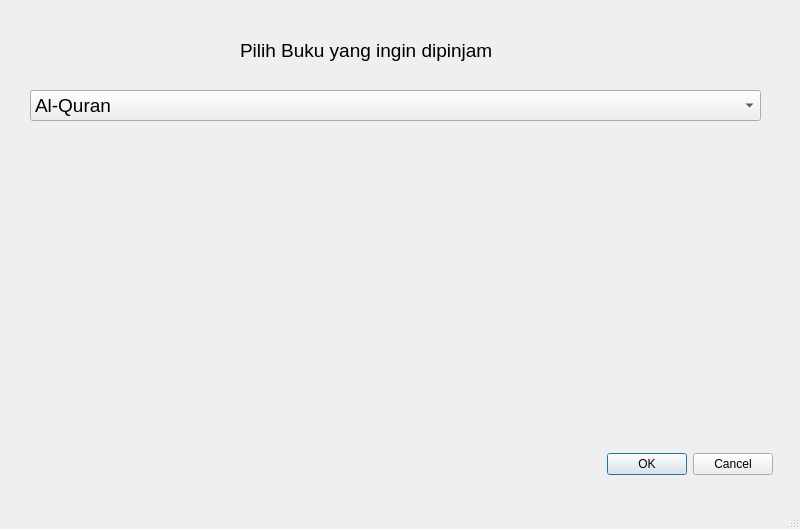
<?xml version="1.0" encoding="UTF-8"?>
<ui version="4.0">
 <class>LendWindow</class>
 <widget class="QMainWindow" name="LendWindow">
  <property name="geometry">
   <rect>
    <x>0</x>
    <y>0</y>
    <width>800</width>
    <height>529</height>
   </rect>
  </property>
  <property name="windowTitle">
   <string>Pinjamkan Buku</string>
  </property>
  <widget class="QWidget" name="centralwidget">
   <widget class="QComboBox" name="comboBox">
    <property name="geometry">
     <rect>
      <x>30</x>
      <y>90</y>
      <width>731</width>
      <height>31</height>
     </rect>
    </property>
    <property name="font">
     <font>
      <pointsize>14</pointsize>
     </font>
    </property>
    <item>
     <property name="text">
      <string>Al-Quran</string>
     </property>
    </item>
    <item>
     <property name="text">
      <string>Al-Kitab</string>
     </property>
    </item>
    <item>
     <property name="text">
      <string>Weda</string>
     </property>
    </item>
    <item>
     <property name="text">
      <string>Tripitaka</string>
     </property>
    </item>
    <item>
     <property name="text">
      <string>Shishu Wujing</string>
     </property>
    </item>
   </widget>
   <widget class="QLabel" name="label">
    <property name="geometry">
     <rect>
      <x>240</x>
      <y>30</y>
      <width>311</width>
      <height>41</height>
     </rect>
    </property>
    <property name="font">
     <font>
      <pointsize>14</pointsize>
     </font>
    </property>
    <property name="text">
     <string>Pilih Buku yang ingin dipinjam</string>
    </property>
   </widget>
   <widget class="QDialogButtonBox" name="buttonBox">
    <property name="geometry">
     <rect>
      <x>580</x>
      <y>450</y>
      <width>193</width>
      <height>28</height>
     </rect>
    </property>
    <property name="standardButtons">
     <set>QDialogButtonBox::Cancel|QDialogButtonBox::Ok</set>
    </property>
   </widget>
  </widget>
  <widget class="QMenuBar" name="menubar">
   <property name="geometry">
    <rect>
     <x>0</x>
     <y>0</y>
     <width>800</width>
     <height>26</height>
    </rect>
   </property>
  </widget>
  <widget class="QStatusBar" name="statusbar"/>
 </widget>
 <resources/>
 <connections/>
</ui>
